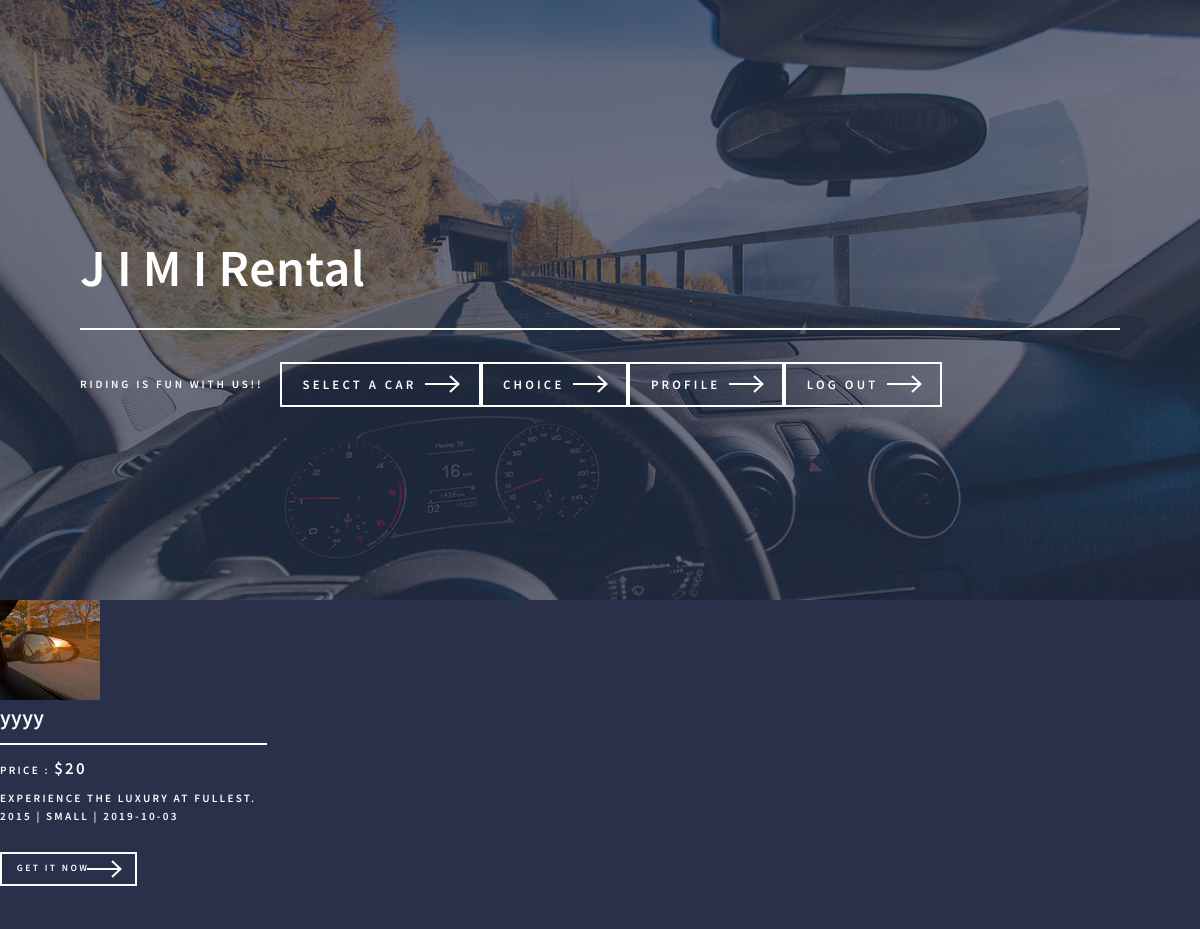
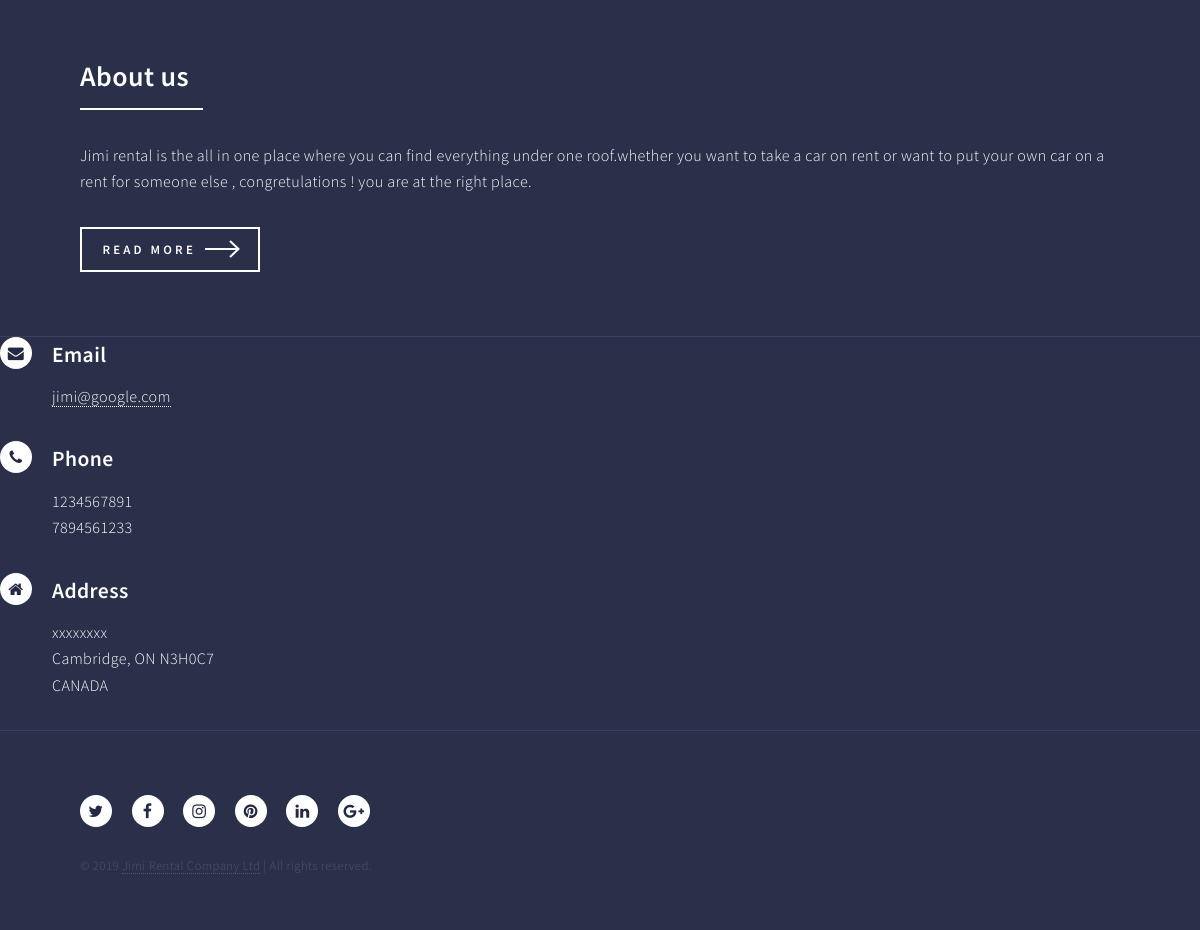
The page /small.php on the database its author committed (2 pictures, top to bottom).
### tables this page shows
CREATE TABLE `carmodels` (
  `carmake` varchar(50) NOT NULL,
  `vehicletype` varchar(50) NOT NULL,
  `year` int(10) NOT NULL,
  `availability` date NOT NULL,
  `rent_km` varchar(50) NOT NULL,
  `category` varchar(50) NOT NULL,
  `image` varchar(100) NOT NULL
);

### small.php (the view, shortened to what this page needs)
<html>
	<head>
		<link rel="stylesheet" href="assets/css/main.css" />
	</head>
	<body class="is-preload">
			<div id="wrapper">
					  <section id="banner" class="major">
            <div class="inner">
                <header class="major">
                    <h1>J I M I Rental</h1>
                </header>
                <div class="content">
                    <p>Riding is fun with us!!</p>
                    <br />
                    <ul class="actions">
                        <li><a href="home.php" class="button next scrolly">Select a Car</a></li>
                         <a href="choice.php" class="button next scrolly">Choice</a>
                          <a href="profile.php" class="button next scrolly">Profile</a>
                        <a href="logout.php" class="button next scrolly">Log Out</a>
                    </ul>
                </div>
            </div>
        </section>
					<div id="main"><section id="one" class="tiles">
                    <?php
                            $conn = mysqli_connect('localhost', 'root', '', 'sample');
	$qry = "SELECT * FROM carmodels where category='small'";
    $result=mysqli_query($conn,$qry);
    while($row=mysqli_fetch_array($result)){
	?>
                        <form method="post" action="premium.php?action=add&code=<?php echo $car_array[$key][" code"]; ?>">
									<span class="image">
										<img style="height:100px;width:100px;" src="uploads/<?php echo $row["image"]; ?>">
									</span>
									<header class="major">
										<h3> <?php echo $row["carmake"]; ?></h3>
										<p>PRICE : <strong><?php echo "$".$row["rent_km"]; ?></strong></p>
										<p>Experience the luxury at fullest. <br> <span><?php echo $row["year"]; ?></span> | <span><?php echo $row["category"]; ?></span> | <span><?php echo $row["availability"]; ?></span></p>
										<div class="major-actions">
											<a href="checkout.php" class="button small next scrolly">Get It Now</a>
										</div>
									</header>
                                    <?php } ?> </form>
							</section>
                        <section id="two">
								<div class="inner">
									<header class="major">
										<h2>About us</h2>
									</header>
									<p>Jimi rental is the all in one place where you can find everything under one roof.whether you want to take a car on rent or want to put your own car on a rent for someone else , congretulations ! you are at the right place.</p>
									<ul class="actions">
										<li><a href="about.php" class="button next">Read more</a></li>
									</ul>
								</div>
							</section>
                        <section class="split">
								<section>
									<div class="contact-method">
										<span class="icon alt fa-envelope"></span>
										<h3>Email</h3>
										<a href="#">jimi@google.com</a>
									</div>
								</section>
								<section>
									<div class="contact-method">
										<span class="icon alt fa-phone"></span>
										<h3>Phone</h3>
										<span>1234567891</span>
										<br>
										<span>7894561233</span>
									</div>
								</section>
								<section>
									<div class="contact-method">
										<span class="icon alt fa-home"></span>
										<h3>Address</h3>
										<span>xxxxxxxx<br />
										Cambridge, ON N3H0C7<br />
										CANADA</span>
									</div>
                            </section>					</section>
					<footer id="footer">
						<div class="inner">
							<ul class="icons">
								<li><a href="#" class="icon alt fa-twitter"><span class="label">Twitter</span></a></li>
								<li><a href="#" class="icon alt fa-facebook"><span class="label">Facebook</span></a></li>
								<li><a href="#" class="icon alt fa-instagram"><span class="label">Instagram</span></a></li>
								<li><a href="#" class="icon alt fa-pinterest"><span class="label">Pinterest</span></a></li>
								<li><a href="#" class="icon alt fa-linkedin"><span class="label">LinkedIn</span></a></li>
								<li><a href="#" class="icon alt fa-google-plus"><span class="label">Google plus</span></a></li>
							</ul>
							<ul class="copyright">
								<li>&copy; 2019 <a href="#">Jimi Rental Company Ltd</a> | All rights reserved.</li>
							</ul>
						</div>
					</footer>
        </div>
        </div>
    </body>
</html>

### rows shown on the page
carmodels: image (picture), carmake "yyyy", rent_km "20", year "2015", category "SMALL", availability "2019-10-03"
